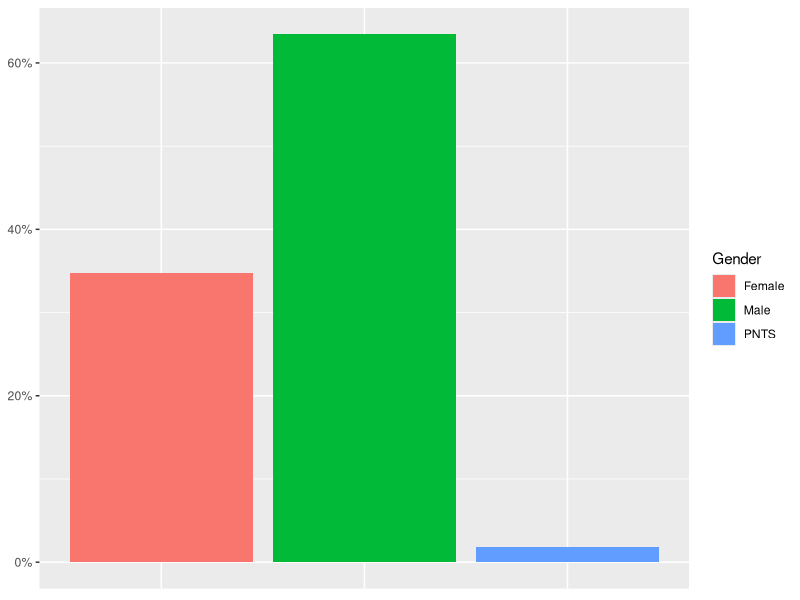
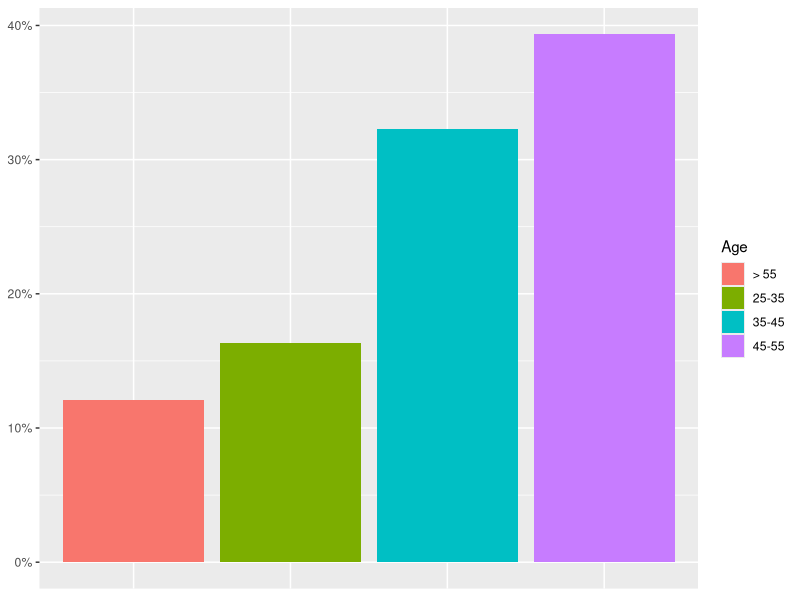
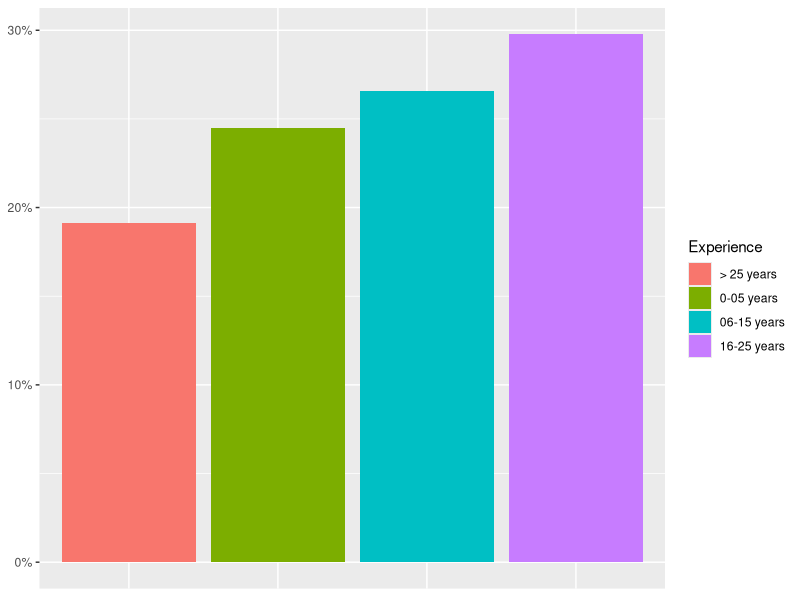
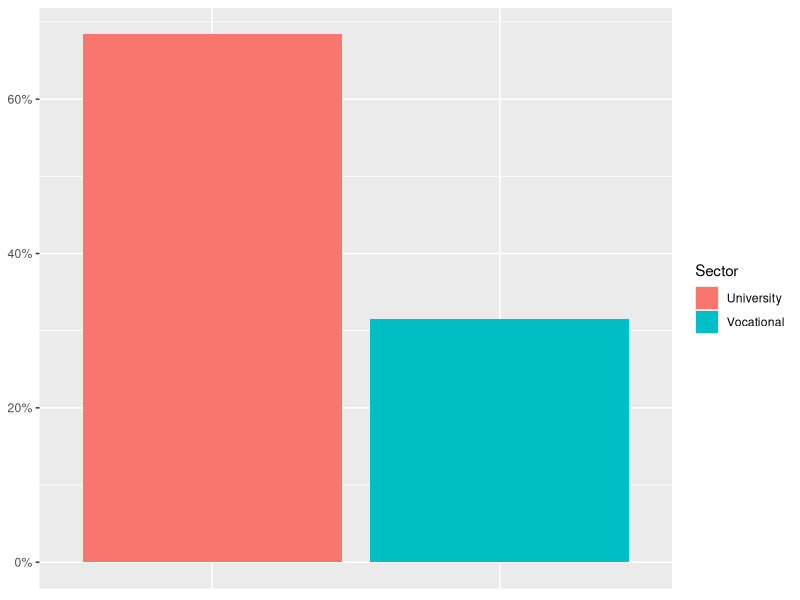
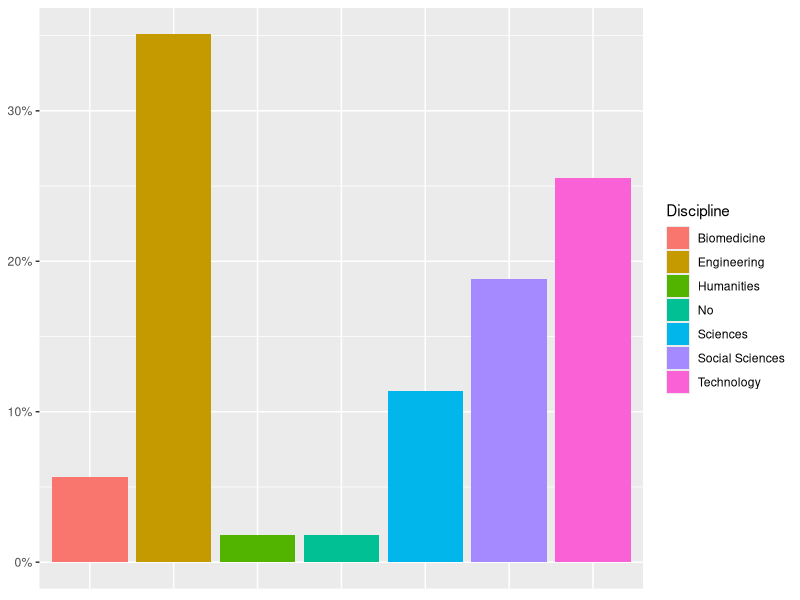
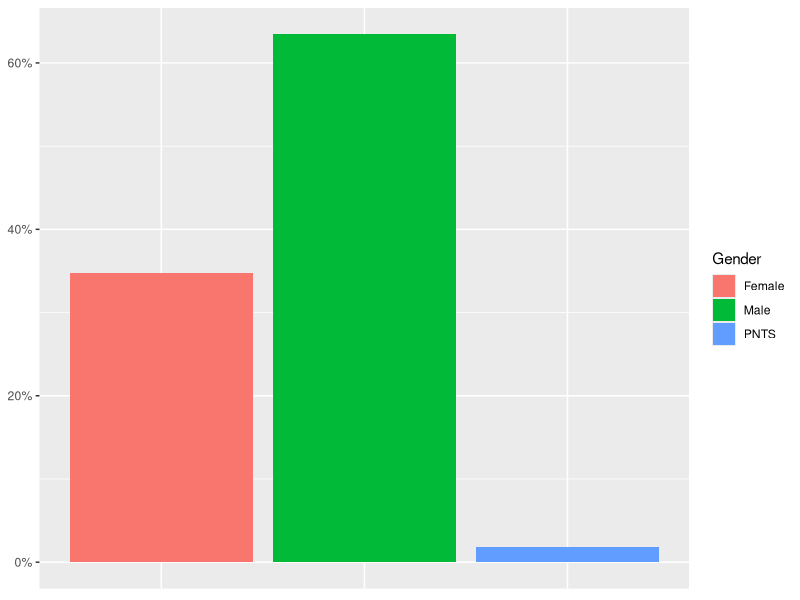
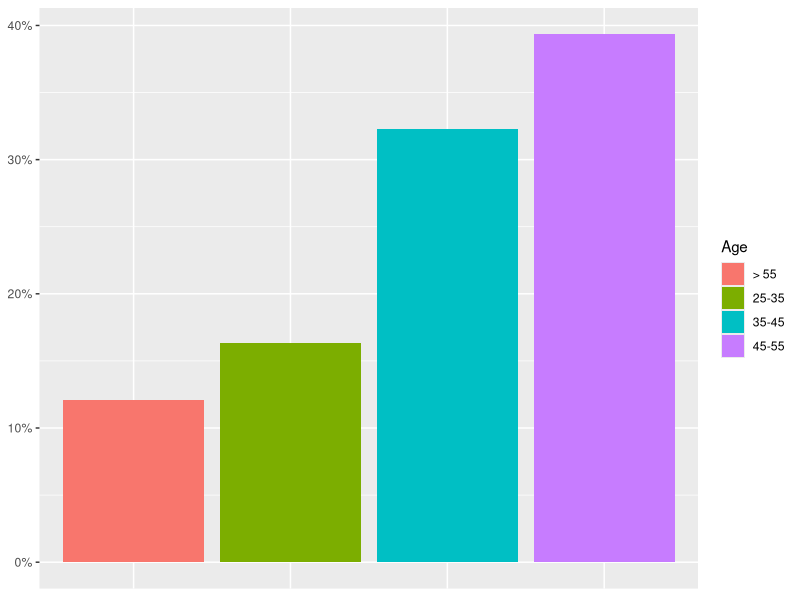
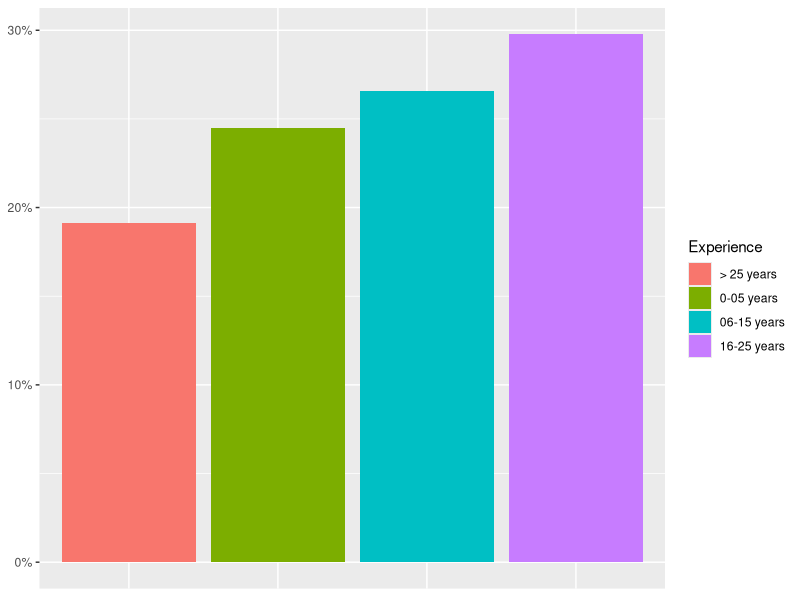

Here is the R script that generated these plots, in order:
library(psych)
library(dplyr)
library(tidyr)
library(ggplot2)

data <- read.csv("../data/survey-pilot-3-EN.csv")

data %>% group_by( Gender ) %>% summarise ( n = n() ) %>% mutate( freqGender = n/sum(n)) -> freq.Gender
data %>% group_by( Age ) %>% summarise ( n = n() ) %>% mutate( freqAge = n/sum(n)) -> freq.Age
data %>% group_by( Experience ) %>% summarise ( n = n() ) %>% mutate( freqExperience = n/sum(n)) -> freq.Experience
data %>% group_by( Sector ) %>% summarise ( n = n() ) %>% mutate( freqSector = n/sum(n)) -> freq.Sector
data %>% group_by( Discipline ) %>% summarise ( n = n() ) %>% mutate( freqDiscipline = n/sum(n)) -> freq.Discipline

#aes(y = ..prop.., fill = factor(..x..)),
ggplot(freq.Gender, aes(x=Gender, y=freqGender, fill=Gender)) + geom_bar(stat="identity")+scale_y_continuous(labels=scales::percent) + theme(axis.title.y=element_blank(),axis.title.x=element_blank(),axis.text.x=element_blank(),axis.ticks.x=element_blank())
ggsave('../figures/gender.pdf', width = 80, height = 55, units = "mm")
ggplot(freq.Age, aes(x=Age, y=freqAge, fill=Age)) + geom_bar(stat="identity")+scale_y_continuous(labels=scales::percent) + theme(axis.title.y=element_blank(),axis.title.x=element_blank(),axis.text.x=element_blank(),axis.ticks.x=element_blank())
ggsave('../figures/age.pdf', width = 80, height = 55, units = "mm")
ggplot(freq.Experience, aes(x=Experience, y=freqExperience, fill=Experience)) + geom_bar(stat="identity")+scale_y_continuous(labels=scales::percent) + theme(axis.title.y=element_blank(),axis.title.x=element_blank(),axis.text.x=element_blank(),axis.ticks.x=element_blank())
ggsave('../figures/experience.pdf', width = 80, height = 55, units = "mm")
ggplot(freq.Sector, aes(x=Sector, y=freqSector, fill=Sector)) + geom_bar(stat="identity")+scale_y_continuous(labels=scales::percent) + theme(axis.title.y=element_blank(),axis.title.x=element_blank(),axis.text.x=element_blank(),axis.ticks.x=element_blank())
ggsave('../figures/sector.pdf', width = 80, height = 55, units = "mm")
ggplot(freq.Discipline, aes(x=Discipline, y=freqDiscipline, fill=Discipline)) + geom_bar(stat="identity")+scale_y_continuous(labels=scales::percent) + theme(axis.title.y=element_blank(),axis.title.x=element_blank(),axis.text.x=element_blank(),axis.ticks.x=element_blank())
ggsave('../figures/discipline.pdf', width = 150, height = 62, units = "mm")


data %>% group_by( Gender, WhatsApp ) %>% summarise ( n = n() ) %>% mutate( freqWhatsApp = n/sum(n)) -> freq.Gender.WhatsApp
data %>% group_by( Experience, WhatsApp ) %>% summarise ( n = n() ) %>% mutate( freqWhatsApp = n/sum(n)) -> freq.Experience.WhatsApp
data %>% group_by( Sector, WhatsApp ) %>% summarise ( n = n() ) %>% mutate( freqWhatsApp = n/sum(n)) -> freq.Sector.WhatsApp

data %>% group_by( Gender, Telegram ) %>% summarise ( n = n() ) %>% mutate( freqTelegram = n/sum(n)) -> freq.Gender.Telegram
data %>% group_by( Experience, Telegram ) %>% summarise ( n = n() ) %>% mutate( freqTelegram = n/sum(n)) -> freq.Experience.Telegram
data %>% group_by( Sector, Telegram ) %>% summarise ( n = n() ) %>% mutate( freqTelegram = n/sum(n)) -> freq.Sector.Telegram

data %>% group_by( Gender, Provided ) %>% summarise ( n = n() ) %>% mutate( freqWhatsApp = n/sum(n)) -> freq.Gender.Platform
data %>% group_by( Experience, Provided ) %>% summarise ( n = n() ) %>% mutate( freqWhatsApp = n/sum(n)) -> freq.Experience.Platform
data %>% group_by( Sector, Provided ) %>% summarise ( n = n() ) %>% mutate( freqWhatsApp = n/sum(n)) -> freq.Sector.Platform
